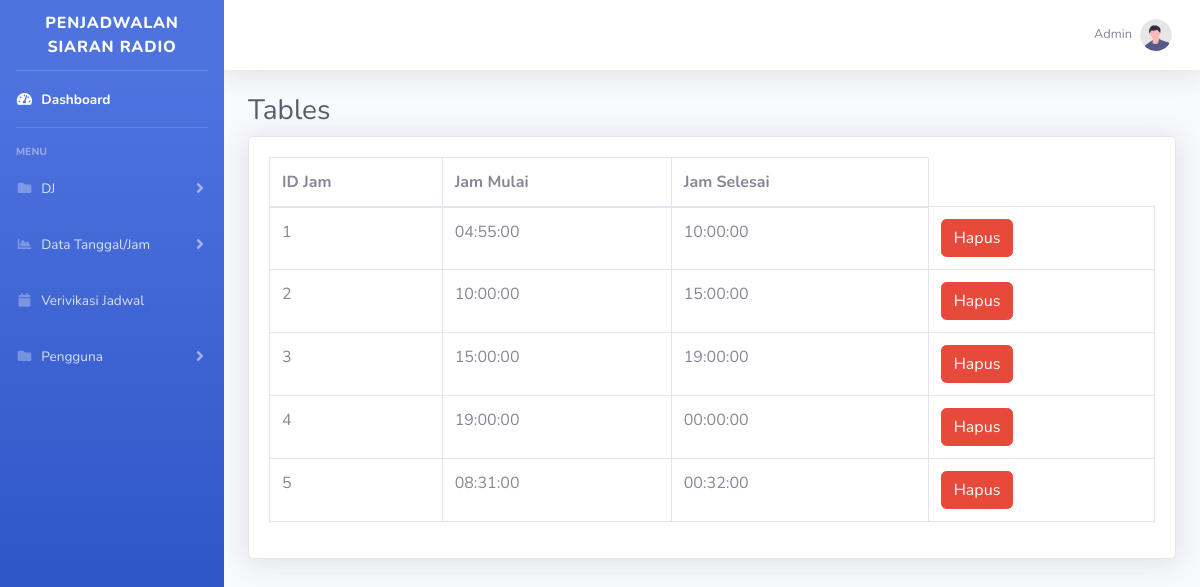
/Admin/tampil_jam.php (signed in), run on the app's committed database.
### tables this page shows
CREATE TABLE `jam` (
  `id_jam` int(11) NOT NULL,
  `jam_mulai` time NOT NULL,
  `jam_selesai` time NOT NULL
);

### Admin/tampil_jam.php (the view, shortened to what this page needs)
<?php
        include 'sidebar.php';
    ?>
                <div class="container-fluid">
                    <h1 class="h3 mb-2 text-gray-800">Tables</h1>
                    <div class="card shadow mb-4">
                        <div class="card-body">
                            <div class="table-responsive">
                            <table class="table table-bordered" id="dataTable" width="100%" cellspacing="0">
                                <thead>
                                    <tr>
                                        <th>ID Jam</th>
                                        <th>Jam Mulai</th>
                                        <th>Jam Selesai</th>
                                    </tr>
                                </thead>
                                <tbody>
                                <?php
                                    include 'koneksi.php';
                                    $query = "SELECT * FROM jam";
                                    $result = mysqli_query($conn, $query);
                                    while ($row = mysqli_fetch_assoc($result)) {
                                        echo "<tr>";
                                        echo "<td>{$row['id_jam']}</td>";
                                        echo "<td>{$row['jam_mulai']}</td>";
                                        echo "<td>{$row['jam_selesai']}</td>";
                                        echo "<td><a class='btn btn-danger' href='?delete_id={$row['id_jam']}' onclick=\"return confirm('Apakah Anda yakin ingin menghapus data ini?')\">Hapus</a></td>";
                                        echo "</tr>";
                                    }
                                    ?>
                                </tbody>
                            </table>
                            </div>
                        </div>
                    </div>
                </div>
            </div>
        </div>
    </div>
</body>
</html>

### data on the page
jam: id_jam "1", jam_mulai "04:55:00", jam_selesai "10:00:00"
jam: id_jam "2", jam_mulai "10:00:00", jam_selesai "15:00:00"
jam: id_jam "3", jam_mulai "15:00:00", jam_selesai "19:00:00"
jam: id_jam "4", jam_mulai "19:00:00", jam_selesai "00:00:00"
jam: id_jam "5", jam_mulai "08:31:00", jam_selesai "00:32:00"
